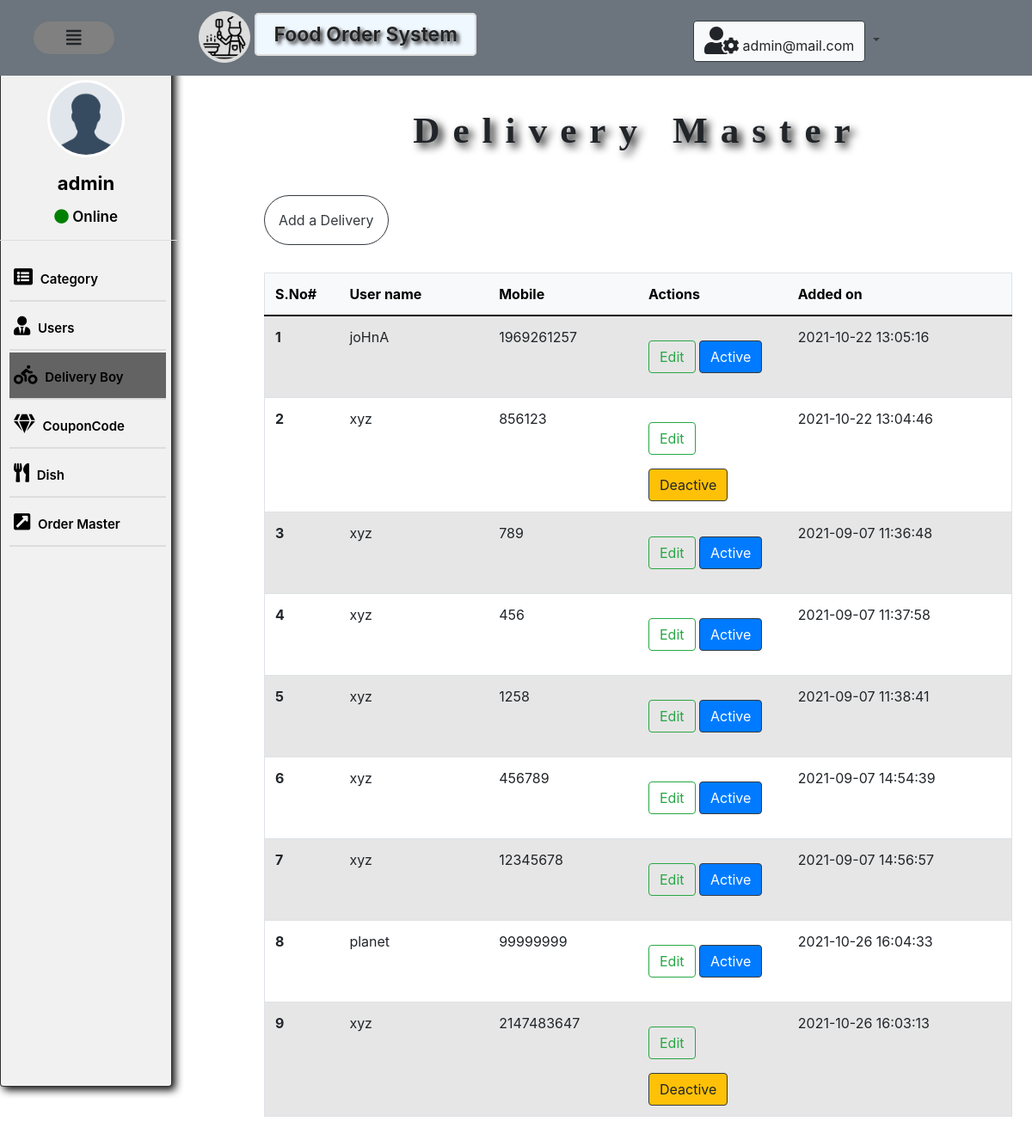
/admin/deliveryBoy.php (signed in), run on an earlier commit of the app's database.
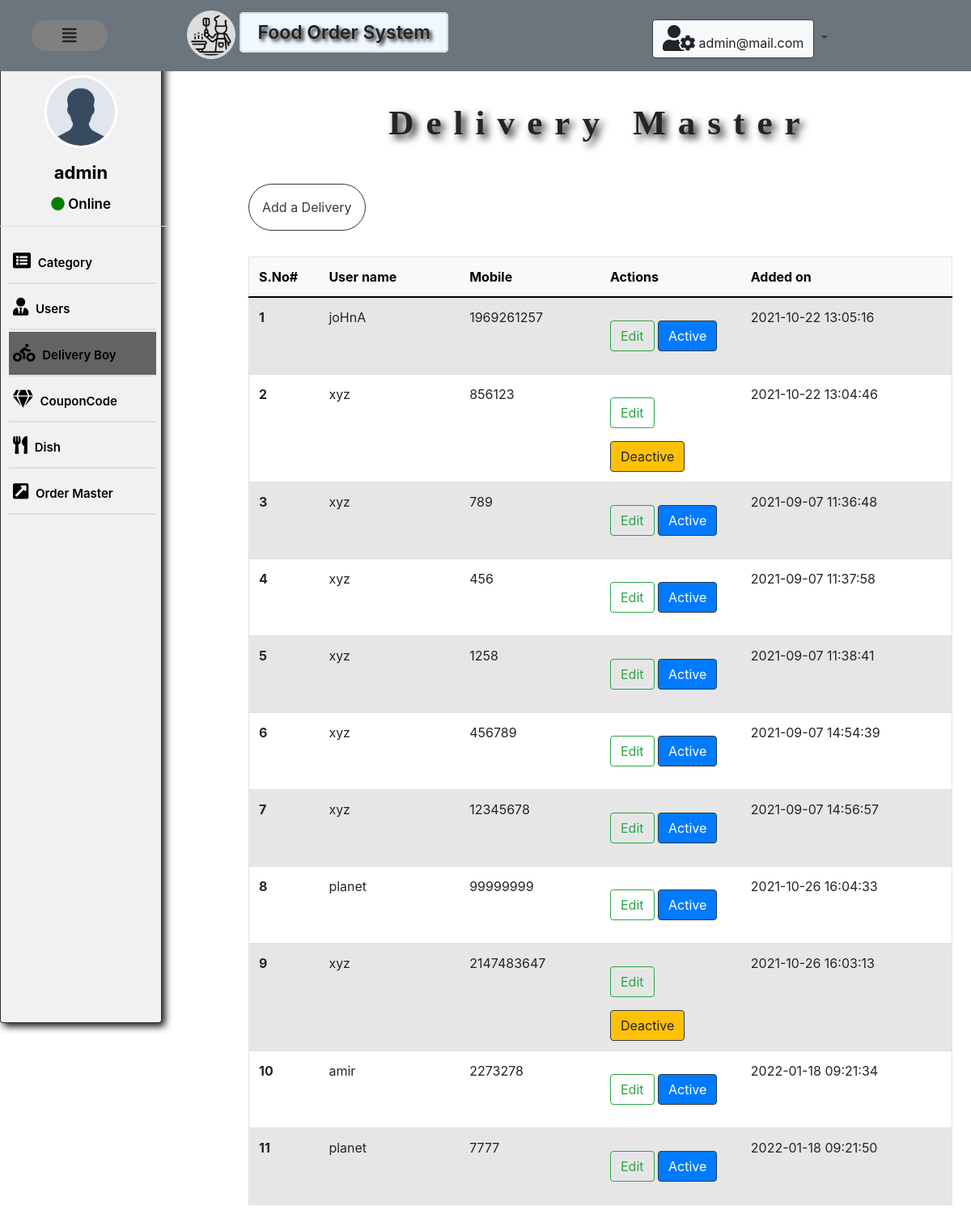
And on a later commit of the database.
### tables this page shows
CREATE TABLE `delivery_boy` (
  `id` int(11) NOT NULL,
  `name` varchar(11) NOT NULL,
  `pass` varchar(255) NOT NULL,
  `mobile` int(11) NOT NULL,
  `status` int(5) NOT NULL,
  `added_on` timestamp NOT NULL DEFAULT current_timestamp() ON UPDATE current_timestamp()
);

### admin/deliveryBoy.php (the view, shortened to what this page needs)
<?php
require '../_dbConnect.php';
 include './_top.php';
?>
<!doctype html>
<html lang="en">
<head>
    <link rel="stylesheet" href="https://maxcdn.bootstrapcdn.com/bootstrap/4.0.0/css/bootstrap.min.css"
>
        <link rel="stylesheet" href="//cdn.datatables.net/1.10.25/css/jquery.dataTables.min.css">
    <link href="https://cdnjs.cloudflare.com/ajax/libs/font-awesome/5.15.1/css/all.min.css" rel="stylesheet" />
</head>
<body>
    <div class="container bg-gray col-12 col-md-9 d-inline-block float-right mx-2  mt-5 mb-5">
        <h4 class="effect">Delivery  Master</h4>
        <a type="button" href="addDeliveryBoy.php" class="btn btn-outline-dark border border-dark rounded-pill my-3  p-3">Add a Delivery </a>
        <table class="table table-striped mt-3 border" id="myTable">
            <thead class="table-light ">
                <tr>
                    <th scope="col" width="10%">S.No#</th>
                    <th scope="col" width="20%">User name</th>
                    <th scope="col" width="20%">Mobile</th>
                    <th scope="col mx-2" width="20%">Actions</th>
                    <th scope="col" width="30%">Added on</th>
                </tr>
            </thead>
            <tbody>
                <?php
                $sql = "SELECT * FROM `delivery_boy` WHERE 1";
                $result = mysqli_query($connection, $sql);
                $numRow = mysqli_num_rows($result);
                if ($numRow > 0) {
                    $i = 1;
                    while ($fetchRow = mysqli_fetch_assoc($result)) {
                        echo '
                   <tr>
                 <th scope="row">' . $i . '</th>
                 <td> ' .   $fetchRow['name'] . ' </td>
                 <td>' .   $fetchRow['mobile'] . '</td>
                 <td> <a type="button" href="?Id='.$fetchRow['id'].'" class=" edit btn  btn-outline-success my-3" id="'.$fetchRow['id'].'"   data-bs-target="#exampleModal"  data-bs-toggle="modal" > Edit</a> </a>
                 <input type="hidden"  id="delsno" name="delsno">
                 ';
                  if($fetchRow['status']=='1'){
                      echo '  <a type="button" class="btn  btn-primary border-dark"  href="?Id='.$fetchRow['id'].'&type=deactive">Active</a> ';
                  }
                  else{
                      echo '<a type="button" class="btn  btn-warning border-dark" href="?Id='.$fetchRow['id'].'&type=active">Deactive </a> ';
                  }
                 echo '</td> <td> ' .   $fetchRow['added_on'] . ' </td>  </tr> ';
                        $i++;
                    }
                } else {
                    echo '<div class="alert alert-warning" role="alert">
                    <i class="fas fa-exclamation-triangle"></i> No records found
                  </div>';
                }
                ?>
            </tbody>
        </table>
    </div>
</body>
</html>

What changed in the data, as far as the page shows it:
added delivery_boy: name "amir", mobile "2273278", added_on "2022-01-18 09:21:34"
added delivery_boy: name "planet", mobile "7777", added_on "2022-01-18 09:21:50"
